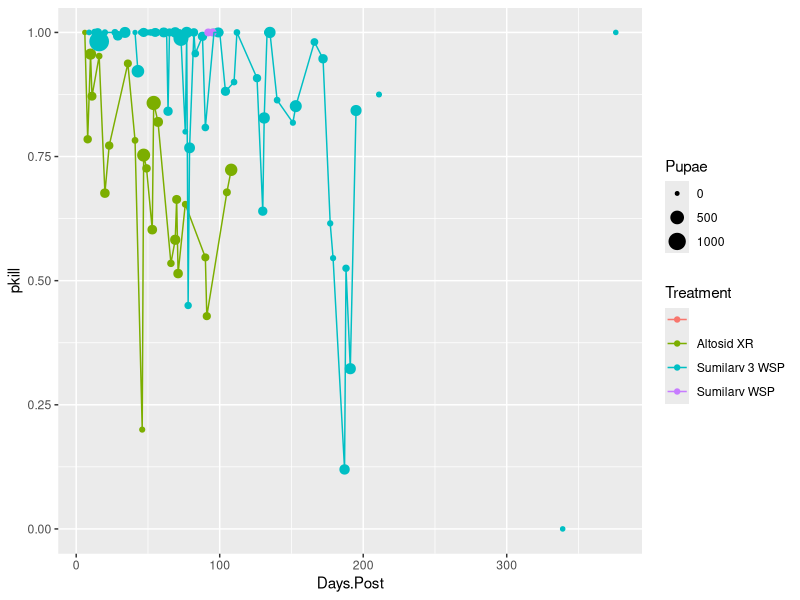

This figure's R source:
library(tidyverse)
altosid <- read.csv("./data/altosid.csv")
sumilarv <- read.csv("./data/sumilarv.csv")[,1:12]
names(sumilarv)[6] <- "Weeks.post"

dat <- rbind(altosid, sumilarv)
sub <- dat %>% group_by(Treatment, Days.Post) %>% summarize(Emerged = sum(Emerged, na.rm = TRUE), 
                                          Pupae = sum(Pupae, na.rm = TRUE), 
                                          pkill = 1 - Emerged / Pupae)

ggplot(aes(x = Days.Post, y = pkill, color = Treatment),data = sub) + geom_point(aes(size = Pupae)) + geom_line()

dat <- dat %>% mutate(kill_prop = 1- Emerged/Pupae)




#Are these different?  If so how?   
#Sumilarv 3 WSP   Sumilarv WSP
#660 dont have a any treatment listed. 


length(table(altosid$Basin.Location))
length(table(sumilarv$Basin.Location))




summary(altosid$Emerged)
summary(sumilarv$Emerged)

summary(altosid$Pupae)
summary(sumilarv$Pupae)

